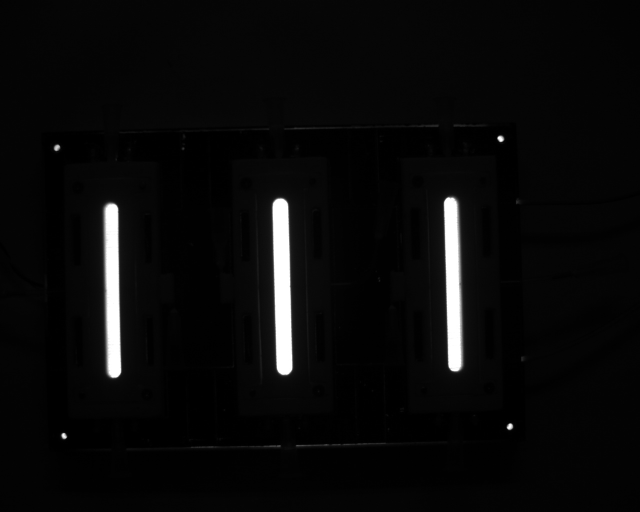
#> input picture Camera/test05.jpg, 1280 x 1024 px, given in place of test04.jpg, which was not available (shown at 1/2 size)
$ python test1.py   (older library calls are emulated)
#> lines starting #> are read from the running program, lines starting #| are printed output that depends on the picture; after the words box and inside, x2 and y2 are one past the last pixel; in counts of white or black regions, pixels touching at a corner belong together; pictures that were not available may be replaced by others from this repository, and a replacement may not be noted
import cv2
import matplotlib.pyplot as plt
import numpy as np

img = cv2.imread('test04.jpg')
#> img is the input picture: shape (1024, 1280, 3); min 0, max 255, mean 10.1
# cap = cv2.VideoCapture('8.avi')
# cap.set(1, 68)
# ret, img = cap.read()

gray = cv2.cvtColor(img, cv2.COLOR_BGR2GRAY)

kernel_factor = 5
LOW_1 = 50
UPPER_1 = 90
LOW_2 = 0
UPPER_2 = 255


kernel = np.ones((kernel_factor,kernel_factor), np.uint8)
erosion = cv2.erode(img, kernel, iterations=1)
dilation = cv2.dilate(img, kernel, iterations=1)
closing = cv2.morphologyEx(img, cv2.MORPH_CLOSE, kernel)
opening = cv2.morphologyEx(img, cv2.MORPH_OPEN, kernel)

blur1 = cv2.medianBlur(gray, kernel_factor)
blur2 = cv2.GaussianBlur(gray, (kernel_factor,kernel_factor),0)

img_range = cv2.inRange(gray, LOW_1, UPPER_1)
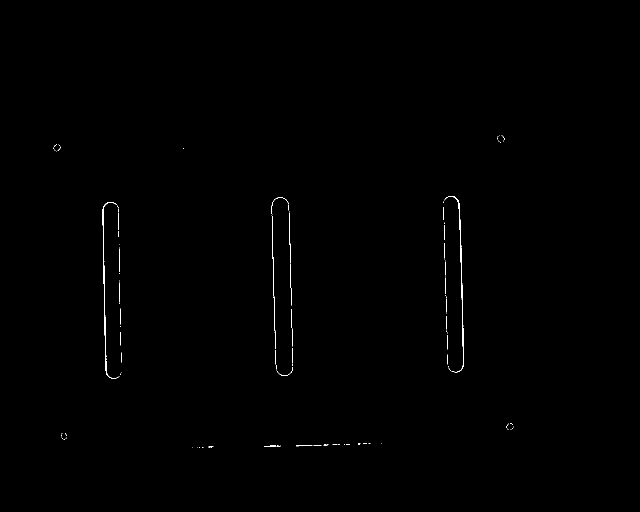
#> img_range: shape (1024, 1280) (shown at 1/2 size); 0.23% white in thin lines or dots, all inside (x1, y1, x2, y2) = (107, 271, 1027, 895)

ret1, img1 = cv2.threshold(blur2, LOW_2, UPPER_2, cv2.THRESH_BINARY+cv2.THRESH_OTSU)
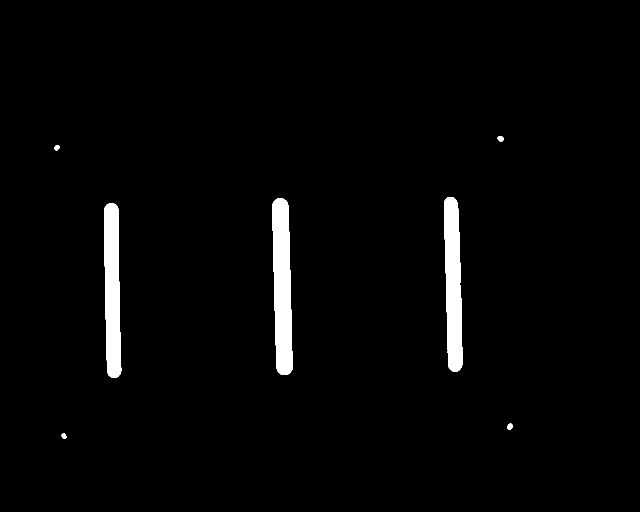
#> img1: shape (1024, 1280) (shown at 1/2 size); 2.4% white; 7 white regions, largest, box (x1, y1, x2, y2) and area: (545, 396, 585, 750) 11408, (888, 394, 925, 743) 10051, (208, 406, 243, 756) 9783
#> ret1 = 121
img2 = cv2.adaptiveThreshold(gray, UPPER_2, cv2.ADAPTIVE_THRESH_GAUSSIAN_C, cv2.THRESH_BINARY, 15, 10)
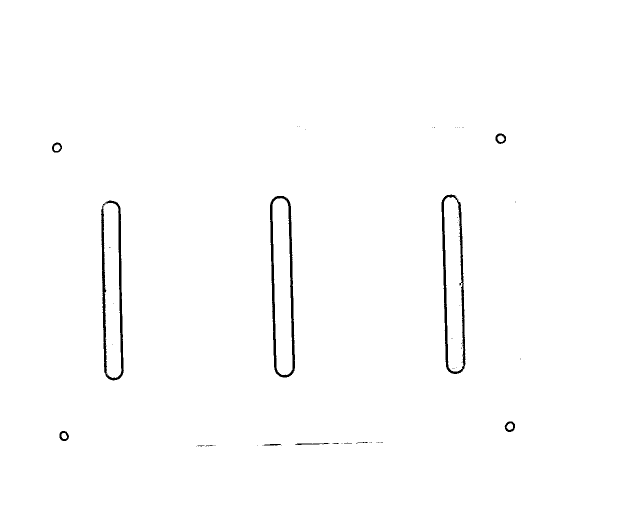
#> img2: shape (1024, 1280) (shown at 1/2 size); 99.1% white; 54 black regions (43 under 20 px), largest, box (x1, y1, x2, y2) and area: (540, 392, 590, 755) 3746, (202, 401, 248, 761) 3586, (883, 389, 931, 748) 3460

img3 = cv2.adaptiveThreshold(img_range, UPPER_2, cv2.ADAPTIVE_THRESH_MEAN_C, cv2.THRESH_BINARY, 15, 10)
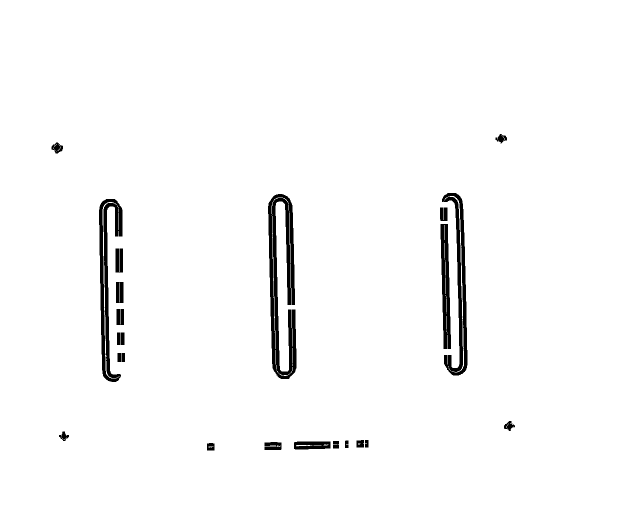
#> img3: shape (1024, 1280) (shown at 1/2 size); 97.6% white; 23 black regions, largest, box (x1, y1, x2, y2) and area: (536, 388, 593, 758) 10184, (198, 398, 245, 764) 6357, (884, 386, 935, 751) 5906

img3_opening = cv2.morphologyEx(img3, cv2.MORPH_OPEN, kernel)
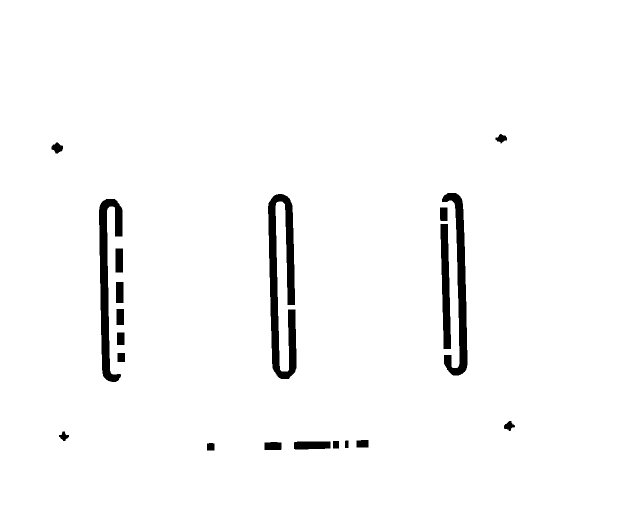
#> img3_opening: shape (1024, 1280) (shown at 1/2 size); 97.3% white; 20 black regions, largest, box (x1, y1, x2, y2) and area: (536, 388, 593, 758) 10933, (198, 398, 245, 764) 7112, (884, 386, 935, 751) 6659

img1_opening = cv2.morphologyEx(img1, cv2.MORPH_OPEN, kernel)
#> img1_opening: shape (1024, 1280); 2.4% white; 7 white regions

(im, contours, hierarchy) = cv2.findContours(img1_opening, cv2.RETR_TREE, cv2.CHAIN_APPROX_SIMPLE)
#> contours = 7 contours; box (x1, y1, x2, y2) and area: (545, 396, 585, 750) 11040, (888, 395, 925, 743) 9684, (208, 407, 243, 756) 9417, (996, 272, 1007, 283) 88, (1015, 848, 1025, 859) 80, (109, 291, 119, 300) 64, (124, 867, 132, 877) 58
(im1, contours1, hierarchy1) = cv2.findContours(img3_opening, cv2.RETR_TREE, cv2.CHAIN_APPROX_SIMPLE)
#> contours1 = 21 contours; largest, box (x1, y1, x2, y2) and area: (0, 0, 1280, 1024) 1308417, (535, 387, 594, 759) 11678, (197, 397, 246, 765) 7576, (883, 385, 936, 752) 7092, (880, 447, 903, 699) 3973


i = 0
for c in contours:
    if cv2.contourArea(c) <150:
        continue
    i+=1
    area_contour = cv2.contourArea(c)
    print('Contour {} has an area of {}'.format(i, area_contour))
    cv2.drawContours(img, [c], 0, (255,255,0), 2)

    for c1 in contours1:
        if cv2.contourArea(c1)>200:
            # print('Contour not found')
            continue
        print('Find contour')
        cnt1 = c1
        (x, y, w, h) = cv2.boundingRect(c1)
        M = cv2.moments(cnt1)
        if M['m00'] != 0 and M['m10']:
            cx1 = int(M['m10']/M['m00'])
            cy1 = int(M['m01']/M['m00'])
        if cv2.pointPolygonTest(c, (cx1,cy1), True) < 10:
            continue
        cv2.drawContours(img, [cnt1], -1, [0,255,0], 1)
        cv2.rectangle(img, (x,y), (x+w, y+h), (255,0,0),2)
#> this loop made 7 passes
#> area_contour on passes 3 to 5: 9417, 11040, 9683.5
#| Contour 1 has an area of 9417.0
#| Find contour
#| Contour 2 has an area of 11040.0
#| Find contour
#| Contour 3 has an area of 9683.5
#| Find contour
#> after the loop, i = 3
        # cv2.circle(img, (cx1,cy1), 2, (0,0,255), -1)


# titles = ['Original', 'Gray', 'Erosion', 'Dilation', 'Closing', 'Opening']
# images = [img, gray, erosion, dilation, closing, opening]
titles = ['Original', 'Gray', 'inRange', 'OTSU threshold', 'GaussianC', 'MeanC']
images = [img, gray, img_range, img1, img2, img3]

for i in range(6):
    plt.subplot(2,3,i+1), plt.imshow(images[i], 'gray')
    plt.title(titles[i])
    plt.xticks([]), plt.yticks([])


plt.show()
#> figure, not shown here; B, G, R data is drawn as R, G, B

cap = cv2.VideoCapture(0)
import datetime
now = datetime.datetime.now()
while True:
    ret, frame = cap.read()
    gray = cv2.cvtColor(frame, cv2.COLOR_BGR2GRAY)
    ret1, thresh = cv2.threshold(gray, 50, 255, cv2.THRESH_BINARY)
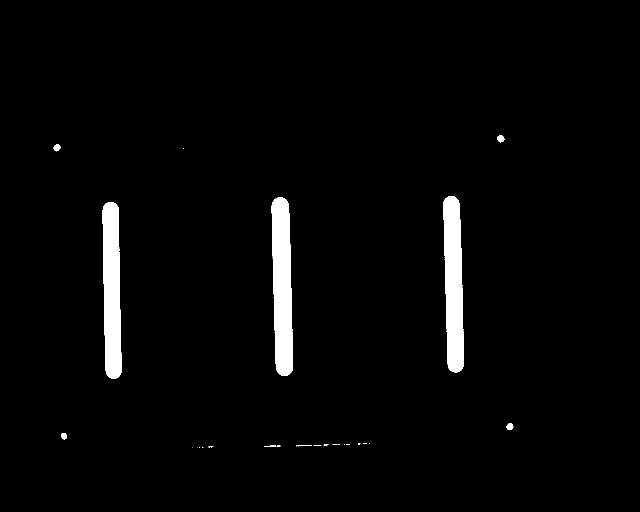
#> thresh: shape (1024, 1280) (shown at 1/2 size); 2.7% white; 25 white regions (16 under 20 px), largest, box (x1, y1, x2, y2) and area: (543, 395, 586, 752) 12308, (887, 392, 928, 745) 11464, (205, 404, 243, 757) 11138
    # im2, contours2, hierarchy2 = cv2.findContours(thresh, cv2.RETR_TREE, cv2.CHAIN_APPROX_SIMPLE)
    # cap_pos_time = int(cap.get(cv2.CAP_PROP_FRAME_WIDTH))
    cap_pos_time = str(datetime.datetime.now()-now)+' seconds'
    cap_pos_frame = int(cap.get(cv2.CAP_PROP_FRAME_HEIGHT))
#> cap_pos_frame = 1024
    cam_fps = int(cap.get(cv2.CAP_PROP_FPS))
#> cam_fps = 30
    cv2.putText(frame, str(cap_pos_time), (25,25), cv2.FONT_HERSHEY_SIMPLEX, 1, (255,255,0), 2)
    cv2.putText(frame, str(cap_pos_frame), (25,50), cv2.FONT_HERSHEY_SIMPLEX, 1, (0,255,255),2)
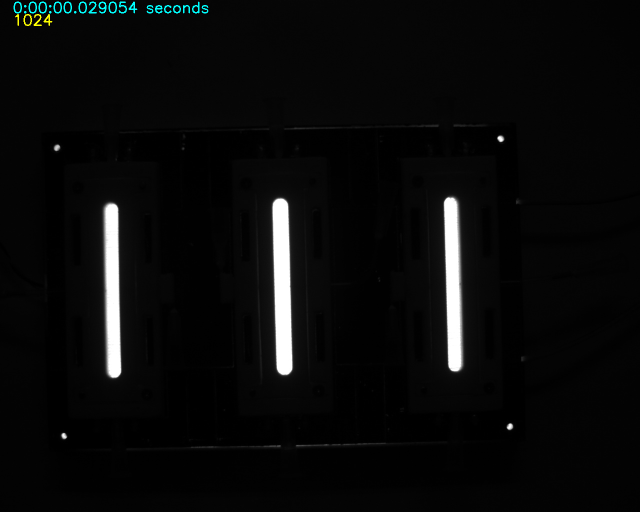
#> frame: shape (1024, 1280, 3) (shown at 1/2 size); mean B, G, R 10.6, 10.7, 10.2
    cv2.putText(frame, str(cam_fps), (25,75), cv2.FONT_HERSHEY_SIMPLEX, 1, (255,0,255),2)
#> frame: shape (1024, 1280, 3); 0.03% of pixels changed, all inside (x1, y1, x2, y2) = (27, 53, 64, 77)
    # [5 lines of commented-out code are left out]
    cv2.imshow('test', frame)
    if cv2.waitKey(1) & 0xFF == ord('q'):
#> (key q is pressed here)
        break


cap.release()
cv2.destroyAllWindows()


if cv2.waitKey(1) & 0xFF in [27, ord('q')]:
#> (key q is pressed here)
    cv2.destroyAllWindows()
